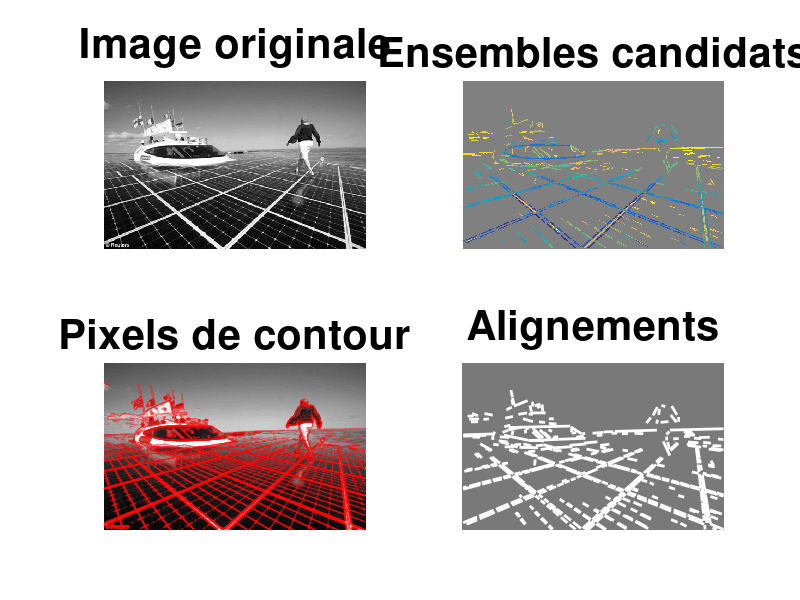

This chart was generated by the following MATLAB code:
clear;
close all;
clc;

taille_ecran = get(0,'ScreenSize');
L = taille_ecran(3);
H = taille_ecran(4);

% Parametres :
alpha = pi/180*12;			% Seuil sur l'orientation du gradient (en radians)
cos_alpha = cos(alpha);
seuil_norme = 2/sin(alpha);		% Seuil sur la norme du gradient (decoule d'une etude theorique)

% Chargement des donnees :
load bateau;
%load bateau;
[nb_lignes,nb_colonnes] = size(I);


% Affichage de l'image :
figure('Name','Detection des alignements',...
       'Position',[0.2*L,0.1*H,0.6*L,0.7*H],...
       'Color',[0.7 0.75 0.85]);
subplot(2,2,1);
imagesc(I);
axis equal;
axis off;
colormap gray;
title('Image originale','FontSize',30);
axis([1 nb_colonnes 1 nb_lignes]);


% Fenetre d'affichage des pixels de contour :
subplot(2,2,3);
imagesc(I);
axis image;
axis off;
colormap gray;
hold on;

% Gradient du niveau de gris (x vers la droite, y vers le bas) :
I = double(I);
[G_x,G_y] = gradient(I);
G_norme = sqrt(G_x.^2+G_y.^2);

% Selection des pixels de contour :
contour = G_norme>seuil_norme;

% Pas de pixel de contour sur le bord de l'image => Traitement simplifie !
contour([1 nb_lignes],:) = 0;
contour(:,[1 nb_colonnes]) = 0;

% Tri des pixels de contour :
indices_contour = find(contour);
[~,indices] = sort(G_norme(indices_contour),'descend');
indices_contour = indices_contour(indices);

% Affichage d'une petite fleche sur les pixels de contour :
[i,j] = ind2sub(size(I),indices_contour);
quiver(j,i,G_x(indices_contour),G_y(indices_contour),'r');	% Attention : x = j et y = i
axis image;
title('Pixels de contour','FontSize',30);
axis([1 nb_colonnes 1 nb_lignes]);
drawnow;

% Affichage des ensembles E (la fonction label2rgb donne a chaque ensemble E une couleur differente) :
subplot(2,2,2);
imagesc(I_resultat);
% axis([1 nb_colonnes 1 nb_lignes]);
axis image;
axis off;
title('Ensembles candidats','FontSize',30);

% Affichage de l'esquisse :
subplot(2,2,4);
imagesc(120*ones(size(I)),[0,255]);
axis image;
axis off;
title('Alignements','FontSize',30);
hold on;
axis([1 nb_colonnes 1 nb_lignes]);

% Boucle sur les ensembles E :
for k = 1:size(extremites,3)
	% Affichage du segment :
	line(extremites(1,:,k),extremites(2,:,k),'Color','w','LineWidth',2);
end

save exercice_0;
